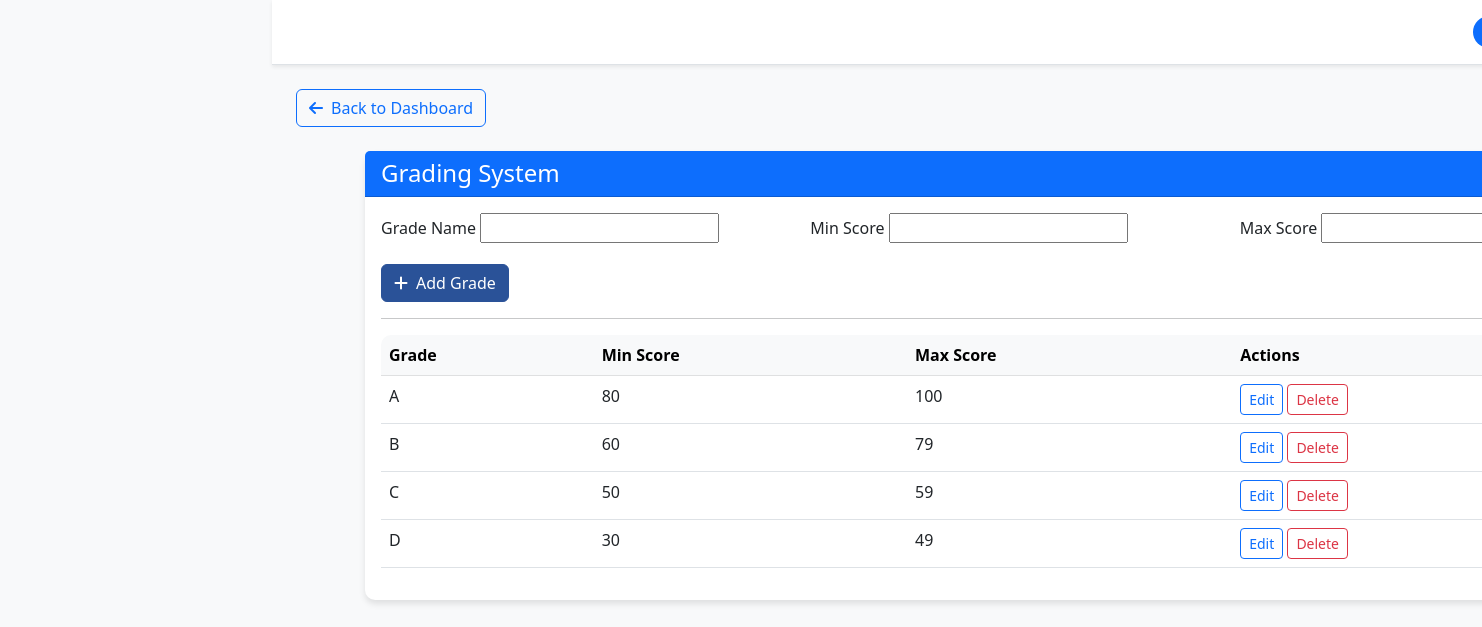
Screenshot of /primary_dashboard/grades/ (signed in) with the database file from the repository.
### primary_dashboard/models.py (models this page shows, shortened)
class Grade(models.Model):
    name = models.CharField(max_length=20)  # e.g., A, B, C
    min_score = models.IntegerField()
    max_score = models.IntegerField()

### primary_dashboard/views.py (the view)
# urls.py: path('grades/', grades_view, name='grades'),
@login_required
def grades_view(request):
    if request.method == 'POST':
        form = GradeForm(request.POST)
        if form.is_valid():
            form.save()
            messages.success(request, 'Grade added successfully!')
            return redirect('primary_dashboard:grades')
    else:
        form = GradeForm()
    grades = Grade.objects.all()
    return render(request, 'primary_dashboard/grades.html', {'form': form, 'grades': grades})

### primary_dashboard/forms.py
class GradeForm(forms.ModelForm):
    class Meta:
        model = Grade
        fields = ['name', 'min_score', 'max_score']

### primary_dashboard/context_processors.py (called while the page is built)
def classes_context(request):
    classes = Class.objects.all()
    return {'classes': classes}

def teacher_context(request):
    teachers = User.objects.filter(groups__name='Teachers')
    total_teachers = teachers.count()
    return {
        'teachers': teachers,
        'total_teachers': total_teachers
    }

def unread_notifications(request):
    if not request.user.is_authenticated:
        return {'unread_notifications': 0, 'primary_unread': 0, 'secondary_unread': 0}
    try:
        from .models import Notification as PrimaryNotification
        from secondary_dashboard.models import Notification as SecondaryNotification
        primary_unread = PrimaryNotification.objects.filter(is_active=True).exclude(read_by=request.user).count()
        secondary_unread = SecondaryNotification.objects.filter(is_active=True).exclude(read_by=request.user).count()
        total = primary_unread + secondary_unread
    except Exception:
        primary_unread = 0
        secondary_unread = 0
        total = 0
    return {
        'unread_notifications': total,
        'primary_unread': primary_unread,
        'secondary_unread': secondary_unread,
    }

### secondary_dashboard/context_processors.py (called while the page is built)
def secondary_teachers(request):
    teachers = Teacher.objects.filter(school_level='secondary').order_by('first_name', 'last_name')
    return {'secondary_teachers': teachers}

### primary_dashboard/templates/primary_dashboard/grades.html (shortened to what this page needs)
{% extends 'primary_dashboard/base.html' %}
{% block content %}
<div class="container mt-4">
    <div class="card">
        <div class="card-header bg-primary text-white">
            <h4 class="mb-0">Grading System</h4>
        </div>
        <div class="card-body">
            <form method="post">
                <div class="row mb-3">
                    <div class="col-md-4">
                        <label class="form-label">Grade Name</label>
                        {{ form.name }}
                    </div>
                    <div class="col-md-4">
                        <label class="form-label">Min Score</label>
                        {{ form.min_score }}
                    </div>
                    <div class="col-md-4">
                        <label class="form-label">Max Score</label>
                        {{ form.max_score }}
                    </div>
                </div>
                <button type="submit" class="btn btn-primary">
                    <i class="fas fa-plus me-2"></i>Add Grade
                </button>
            </form>
            <hr>
            <div class="table-responsive">
                <table class="table table-hover">
                    <thead class="table-light">
                        <tr>
                            <th>Grade</th>
                            <th>Min Score</th>
                            <th>Max Score</th>
                            <th>Actions</th>
                        </tr>
                    </thead>
                    <tbody>
                        {% for grade in grades %}
                        <tr>
                            <td>{{ grade.name }}</td>
                            <td>{{ grade.min_score }}</td>
                            <td>{{ grade.max_score }}</td>
                            <td>
                                <a href="{% url 'primary_dashboard:edit_grade' grade.id %}" class="btn btn-sm btn-outline-primary">Edit</a>
                                <a href="{% url 'primary_dashboard:delete_grade' grade.id %}" class="btn btn-sm btn-outline-danger">Delete</a>
                            </td>
                        </tr>
                        {% endfor %}
                    </tbody>
                </table>
            </div>
        </div>
    </div>
</div>
{% endblock %}

### base/static/base/primary_dashboard_base.css (style rules this page uses)
body { background-color: #f8f9fa; }
.card { border: none; border-radius: 10px; box-shadow: 0 4px 6px rgba(0, 0, 0, 0.1); transition: transform 0.3s ease; }
.table-responsive { border-radius: 10px; overflow: hidden; }
.btn-primary { background-color: #2a5298; border-color: #2a5298; }

### rows the page displays
Grade: name "A", min_score "80", max_score "100"
Grade: name "B", min_score "60", max_score "79"
Grade: name "C", min_score "50", max_score "59"
Grade: name "D", min_score "30", max_score "49"
